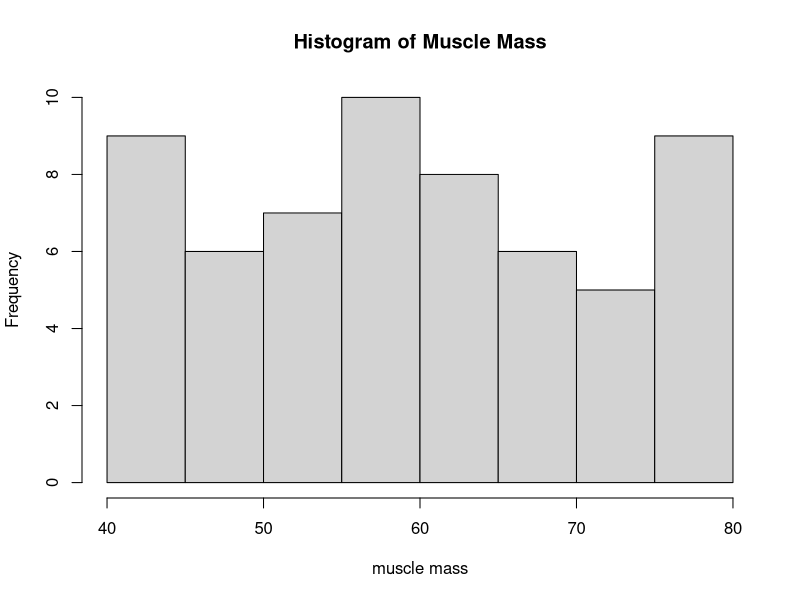
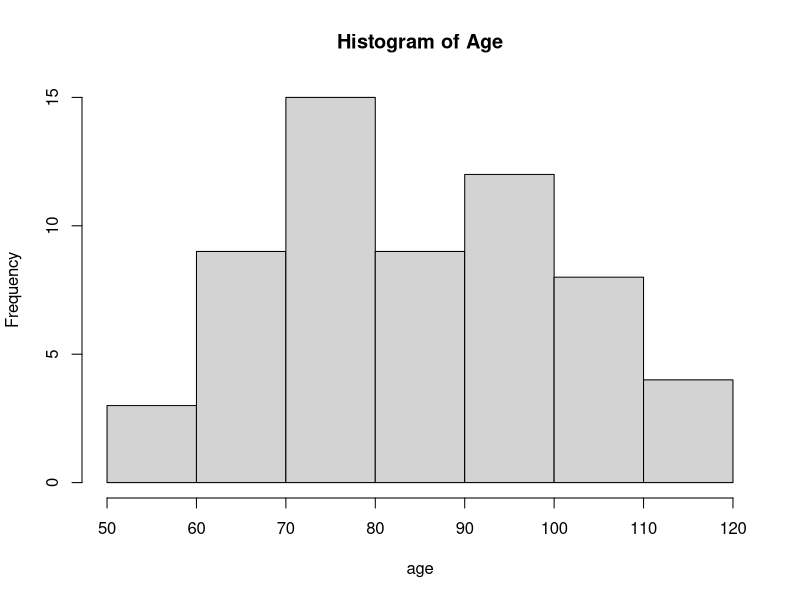
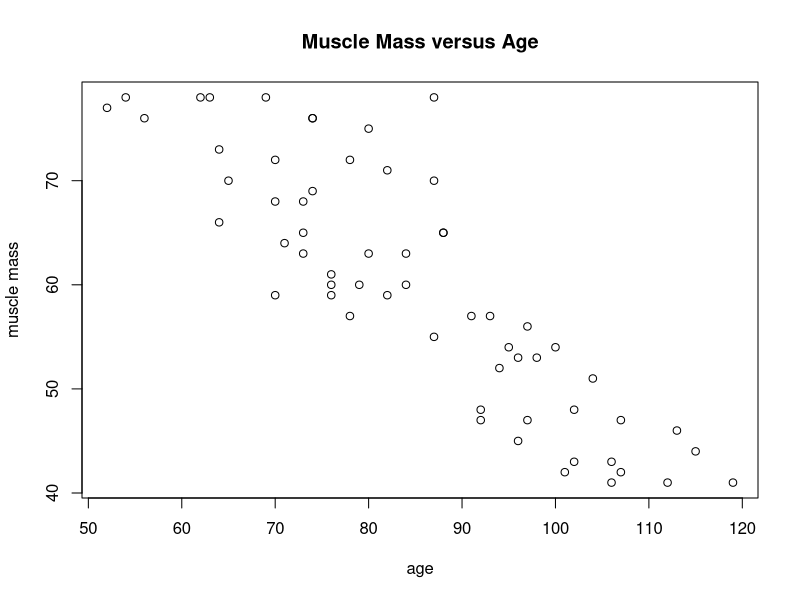
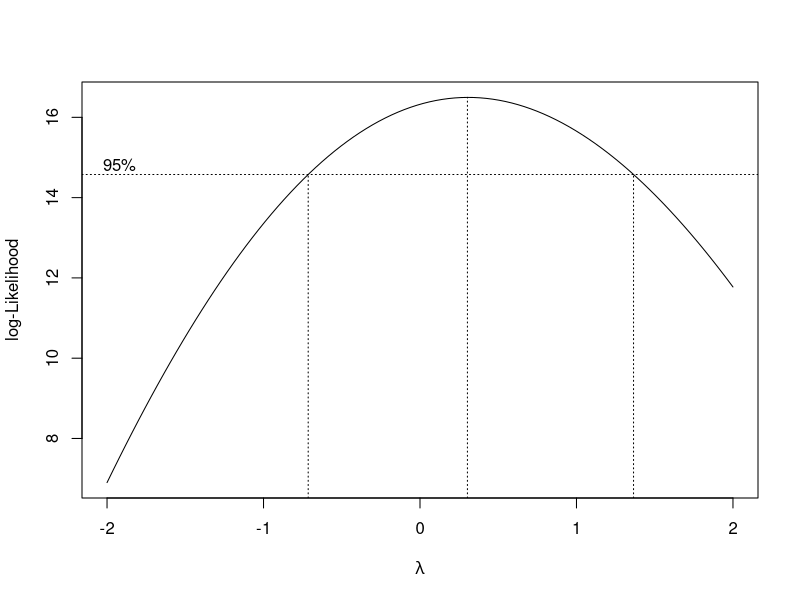
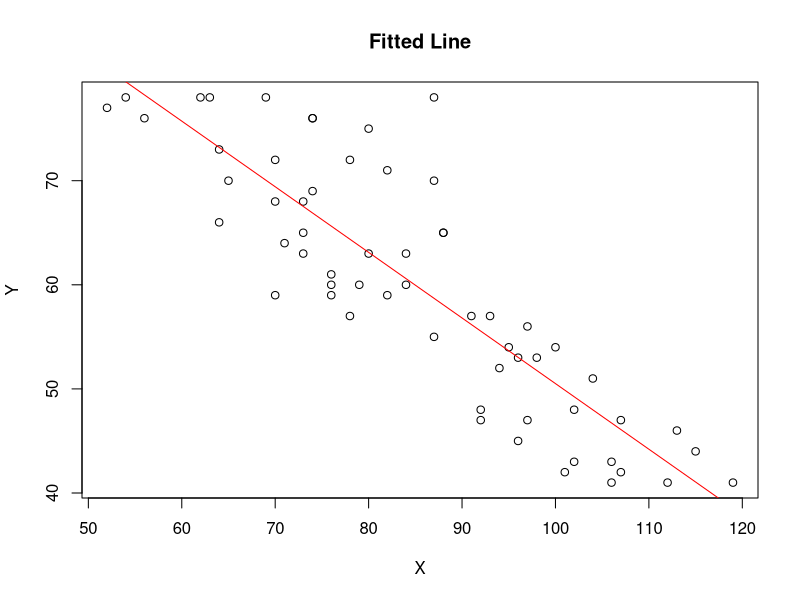
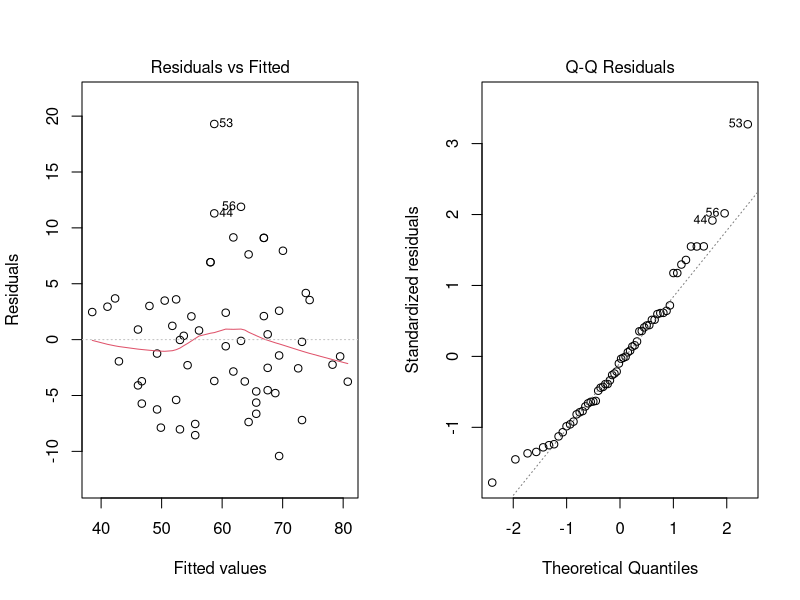

Reproduce these figures in R, in order.
## ---- chunk 1
knitr::opts_chunk$set(echo = TRUE)
## ---- chunk 2
my_data <- read.table("muscle.txt", header=FALSE)
colnames(my_data) <- c('age','muscle_mass')
hist(my_data$muscle_mass, xlab='muscle mass', main='Histogram of Muscle Mass')
## ---- chunk 3
hist(my_data$age, xlab='age', main='Histogram of Age')
## ---- chunk 4
plot(my_data$age, my_data$muscle_mass, xlab='age', ylab='muscle mass', main='Muscle Mass versus Age')
## ---- chunk 5
library(MASS)
X <- my_data$age
Y <- my_data$muscle_mass
bc <- boxcox(Y ~ X)
## ---- chunk 6
fit <- lm(Y ~ X)
summary(fit)
## ---- chunk 7
SSE <- sum((fitted(fit) - mean(my_data$muscle_mass))^2)
SSR <- sum((fitted(fit) - my_data$muscle_mass)^2)
n <- length(X)
MSR <- SSR
MSE <- SSE / (n-2)
print(MSE)
## ---- chunk 8
plot(X, Y, main = "Fitted Line")
abline(fit, col='red')
## ---- chunk 9
print(fit$residuals[6])
print(fit$fitted.values[6])

print(fit$residuals[16])
print(fit$fitted.values[16])
## ---- chunk 10
par(mfrow = c(1,2))
plot(fit, which=1)
plot(fit, which=2)
## ---- chunk 11
betas <- fit$coefficients
beta_0 <- betas[1]
s_beta_0 <- summary(fit)$coefficients["(Intercept)","Std. Error"]
crit_val  <- qt(1 - 0.01 / 2, df = 58)
crit_val <- qt(1 - 0.01 / 2, df = 58)
left_val <- beta_0 - s_beta_0*crit_val
print(left_val)
right_val <- beta_0 + s_beta_0*crit_val
print(right_val)
## ---- chunk 12
beta_1 <- betas[2]
s_beta_1 <- summary(fit)$coefficients["X","Std. Error"]
crit_val  <- qt(0.01, df = 58)
T_star <- beta_1 / s_beta_1
print(T_star < crit_val)
## ---- chunk 13
mean_x <- mean(X)
sum_x_squared <- sum(X^2)

X_pred <- 60
Y_pred <- beta_0 + beta_1*X_pred
crit_val <- qt(1 - 0.05 / 2, df = n - 2)

s_Y_pred <- sqrt(MSE * (1 + 1/n + (X_pred - mean_x)^2 / (sum_x_squared - n * mean_x^2)))
left_val <- Y_pred - crit_val*s_Y_pred
print(left_val)
right_val <- Y_pred + crit_val*s_Y_pred
print(right_val)
## ---- chunk 14
print(n)
print(SSE)
print(SSR)
print(SSR + SSE)
print(MSE)
print(MSR)
## ---- chunk 15
F_star <- MSR / MSE
crit_val <- qf(0.99, 1, n-2, lower.tail = TRUE)
print(F_star > crit_val)
## ---- chunk 16
R_squared <- 1 - (SSR/(SSE + SSR))
print(R_squared)
## ---- chunk 17
print(cor(X,Y))
